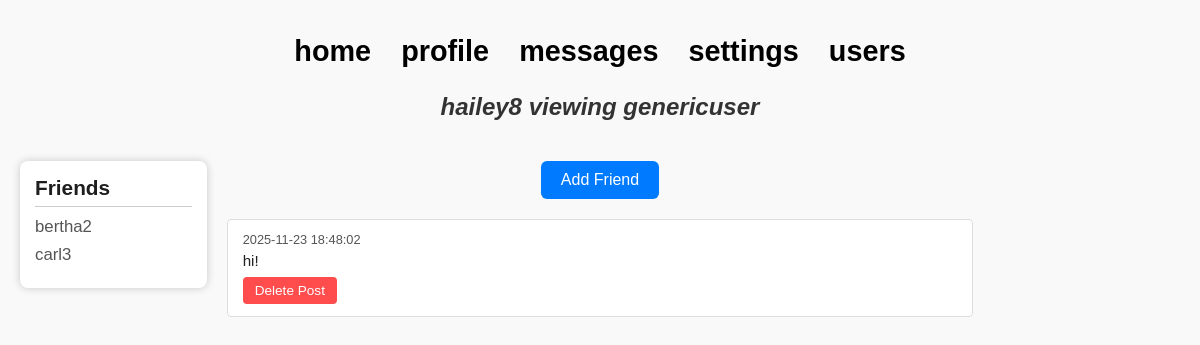
/users/genericuser (signed in), run on the app's committed database.
### tables this page shows
CREATE TABLE `Users` (
  `UserID` int UNSIGNED NOT NULL,
  `UserUsername` varchar(15) NOT NULL,
  `UserStatus` enum('Active','Restricted','Banned') DEFAULT 'Active',
  `UserType` enum('Regular','Admin') DEFAULT NULL,
  `UserDateOfBirth` date NOT NULL,
  `UserPassword` varchar(255) NOT NULL
);

CREATE TABLE `Posts` (
  `PostID` int UNSIGNED NOT NULL,
  `PostContent` varchar(240) NOT NULL,
  `PostTimestamp` timestamp NULL DEFAULT CURRENT_TIMESTAMP
);

### profile.php (the view, shortened to what this page needs)
<?php
$isLoggedIn = isset($_SESSION['username']);
$currentUserID = $isLoggedIn ? $_SESSION['id'] : null;
$currentUsername = $isLoggedIn ? $_SESSION['username'] : null;
$currentStatus = $isLoggedIn ? $_SESSION['status'] : null;
$isActive = ($currentStatus === 'Active');
$isBanned = ($currentStatus === 'Banned');
$profileUsername = $_GET['user'];
$isUser = ($currentUsername === $profileUsername);
$servername = "127.0.0.1";
$dbUsername = "root";
$dbPassword = "root";
$port = 8889;
try {
    $conn = new PDO("mysql:host=$servername;port=$port;dbname=mininet", $dbUsername, $dbPassword);
    $conn->setAttribute(PDO::ATTR_ERRMODE, PDO::ERRMODE_EXCEPTION);
} catch(PDOException $e) {
    die("Database connection failed: " . $e->getMessage());
}
$stmt = $conn->prepare("SELECT UserID, UserType FROM Users WHERE TRIM(UserUsername) = :username LIMIT 1");
$stmt->bindParam(':username', $profileUsername, PDO::PARAM_STR);
$stmt->execute();
$user = $stmt->fetch(PDO::FETCH_ASSOC);
$userID = $user['UserID'];
$friends = [];
$friendIDs = [];
$friendStmt = $conn->prepare("
    SELECT User1ID, User2ID
    FROM UserFriends
    WHERE User1ID = :id OR User2ID = :id
");
$friendStmt->bindParam(':id', $userID, PDO::PARAM_INT);
$friendStmt->execute();
foreach ($friendStmt->fetchAll(PDO::FETCH_ASSOC) as $f) {
    $friendIDs[] = ($f['User1ID'] == $userID) ? $f['User2ID'] : $f['User1ID'];
}
if (!empty($friendIDs)) {
    $placeholders = implode(',', array_fill(0, count($friendIDs), '?'));
    $stmt = $conn->prepare("SELECT UserID, UserUsername FROM Users WHERE UserID IN ($placeholders)");
    $stmt->execute($friendIDs);
    $friends = $stmt->fetchAll(PDO::FETCH_ASSOC);
}
$isFriend = $isLoggedIn && !$isUser && in_array($currentUserID, $friendIDs);
$stmt = $conn->prepare("
    SELECT P.PostID, P.PostContent, P.PostTimestamp
    FROM Posts P
    INNER JOIN UserPosts UP ON P.PostID = UP.PostID
    WHERE UP.UserID = :id
    ORDER BY P.PostTimestamp DESC
    LIMIT 50
");
$stmt->bindParam(':id', $userID, PDO::PARAM_INT);
$stmt->execute();
$posts = $stmt->fetchAll(PDO::FETCH_ASSOC);
?>
<!DOCTYPE html>
<html lang="en">
<head>
    <link rel="stylesheet" href="/css/profile.css">
    <link rel="stylesheet" href="/css/header.css">
</head>
<body>
    <?php include 'includes/header.php'; ?>
<div class="profile-layout">
    <aside class="friends-sidebar">
        <h2>Friends</h2>
        <?php if (!empty($friends)): ?>
            <ul class="friends-list">
            <?php foreach ($friends as $friend): ?>
                <li>
                    <a href="/users/<?php echo urlencode($friend['UserUsername']); ?>">
                        <?php echo htmlspecialchars($friend['UserUsername']); ?>
                    </a>
                </li>
            <?php endforeach; ?>
            </ul>
        <?php else: ?>
            <p class="no-friends">No friends yet.</p>
        <?php endif; ?>
    </aside>
    <main class="profile-content">
        <?php if ($isActive && !$isUser): ?>
            <?php if (!$isFriend): ?>
                <form action="/actions/addfriend.php" method="post" class="add-friend-form">
                    <input type="submit" value="Add Friend">
                </form>
            <?php endif; ?>
        <?php endif; ?>
        <div class="posts-container">
            <?php if ($isBanned): ?>
                <p class="no-posts-message">You don't have permission to access this page.</p>
            <?php elseif (empty($posts)): ?>
                <p class="no-posts-message">No posts yet.</p>
            <?php else: ?>
                <?php foreach ($posts as $post): ?>
                    <div class="post-card">
                        <div class="timestamp"><?php echo htmlspecialchars($post['PostTimestamp']); ?></div>
                        <div class="content"><?php echo htmlspecialchars($post['PostContent']); ?></div>
                        <?php if ($isUser || $isAdmin): ?>
                        <form action="/actions/deletepost.php" method="post" class="delete-post-form">
                            <input type="submit" value="Delete Post">
                        </form>
                        <?php endif; ?>
                    </div>
                <?php endforeach; ?>
            <?php endif; ?>
        </div>
    </main>
</div>
</body>
</html>

### css/profile.css (style rules this page uses)
* { margin: 0; padding: 0; box-sizing: border-box; font-family: Arial, sans-serif; }
body { background: #f9f9f9; color: #222; display: flex; flex-direction: column; align-items: center; padding: 20px; }
a { text-decoration: none; color: #000; }
.profile-layout { display: grid; grid-template-columns: 1fr 4fr 1fr; gap: 20px; width: 100%; max-width: 1200px; margin: 20px; }
.friends-sidebar { background-color: #fff; border-radius: 8px; padding: 15px; color: #1e1e1e; box-shadow: 0 0 8px rgba(0,0,0,0.2); height: fit-content; position: sticky; top: 20px; }
.friends-sidebar h2 { font-size: 1.3em; margin-bottom: 10px; border-bottom: 1px solid #ccc; padding-bottom: 6px; }
.friends-list { list-style: none; }
.friends-list li { margin: 8px 0; }
.friends-list a { color: #555; font-size: 1.05em; }
.profile-content { display: flex; flex-direction: column; align-items: center; width: 100%; }
.posts-container { display: flex; flex-direction: column; gap: 12px; width: 100%; max-width: 800px; }
.post-card { background: #fff; border: 1px solid #ddd; border-radius: 4px; padding: 12px 15px; width: 100%; }
.post-card .timestamp { font-size: 0.8rem; color: #555; margin-bottom: 5px; }
.post-card .content { font-size: 0.95rem; margin-bottom: 8px; }
.delete-post-form input[type="submit"] { padding: 6px 12px; border: none; border-radius: 4px; background-color: #ff4d4d; color: #fff; cursor: pointer; font-size: 0.85rem; }
.add-friend-form, .remove-friend-form { display: flex; justify-content: center; margin-bottom: 20px; }
.add-friend-form input[type="submit"], .remove-friend-form input[type="submit"] { padding: 10px 20px; border: none; border-radius: 6px; font-size: 16px; cursor: pointer; background-color: #007BFF; color: #fff; }

### data on the page
users: UserUsername "bertha2"
users: UserUsername "carl3"
posts: PostTimestamp "2025-11-23 18:48:02", PostContent "hi!"

### other printed values
$currentUsername "hailey8"
$profileUsername "genericuser"
